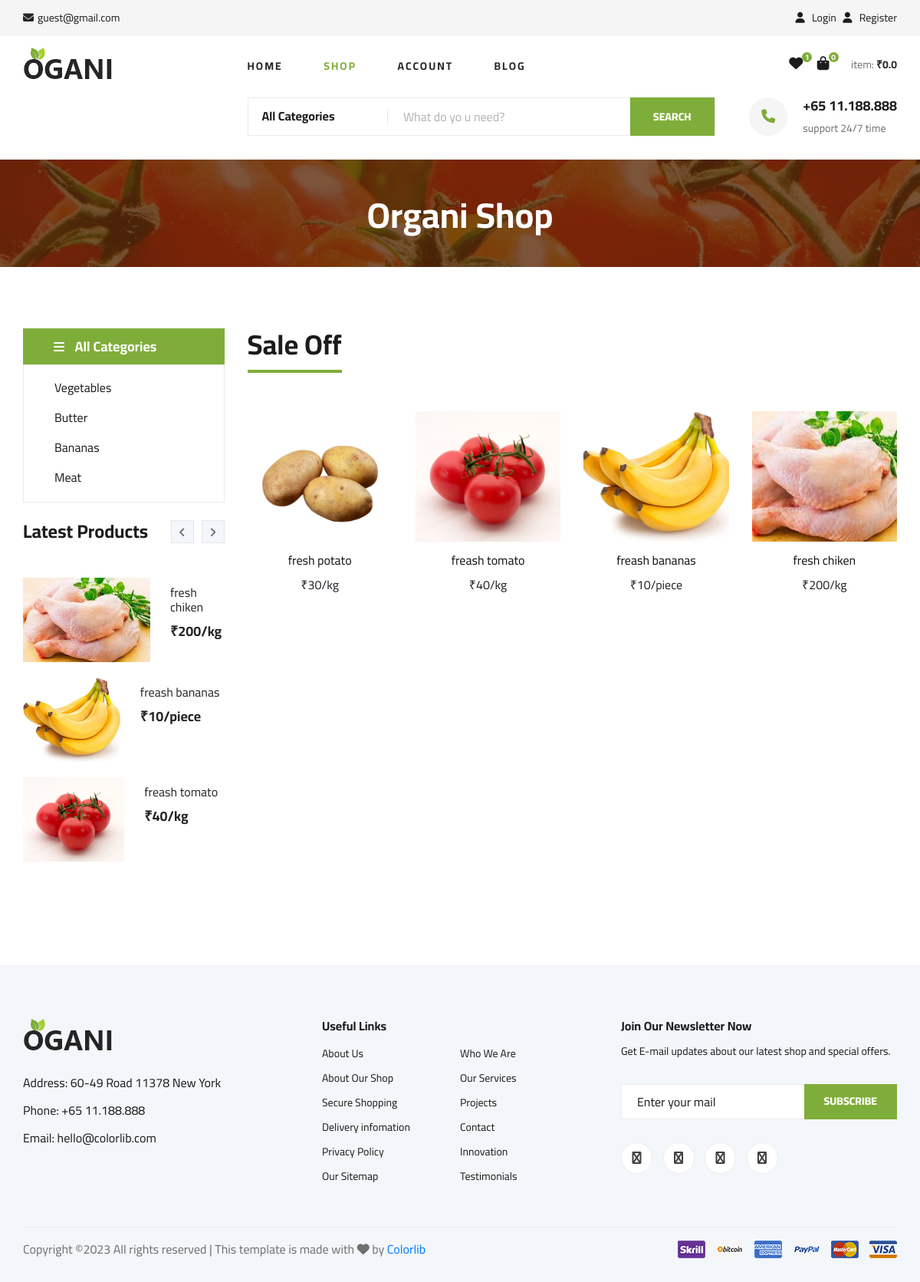
/shopping, run on the app's committed database.
### myapp/models.py (models this page shows, shortened)
class BaseModel(models.Model):
    uid=models.UUIDField(default=uuid.uuid4,unique=True,editable=False)
    created_at=models.DateField(auto_now_add=True)
    updated_at=models.DateField(auto_now=True)
    class Meta:
        abstract=True

class Category(BaseModel):
    category_name=models.CharField(max_length=100)

class Products(BaseModel):
    category=models.ForeignKey(Category,on_delete=models.CASCADE,related_name='products_category')
    product_name=models.CharField(max_length=100)
    product_title=models.CharField(max_length=100)
    product_slug=models.SlugField(unique=True,verbose_name='auto_slug_generated',blank=True)
    product_desc=models.CharField(max_length=200)
    product_price=models.IntegerField(default=0)
    product_qy=models.IntegerField(default=1)
    product_img=models.ImageField(upload_to='products')

class Quantity(BaseModel):
    product=models.OneToOneField(Products,on_delete=models.CASCADE,related_name='product_quantity')
    product_type=models.CharField(choices=Quan,max_length=100)

### myapp/views.py (the view)
# urls.py: path('shopping',shop,name='shopping'),
def shop(request):
    cat_obj=Category.objects.all()
    latest_productone=Products.objects.all().order_by('-id')[0:3]
    latest_product2=Products.objects.all().order_by('id')[0:3]
    product_objects=Products.objects.all()
    contex={
        'category_objs':cat_obj,
        'latest_productone':latest_productone,
        'latest_product2': latest_product2,
        'product_objects':product_objects,
    }
    return render(request,'shop-grid.html',contex)

### myapp/templates/shop-grid.html (shortened to what this page needs)
{% extends 'base.html' %}
{% block content %}
    <section class="hero hero-normal">
        <div class="container">
            <div class="row">
                <div class="col-lg-3">
                </div>
                <div class="col-lg-9">
                    <div class="hero__search">
                        <div class="hero__search__form">
                            <form action="#">
                                <div class="hero__search__categories">
                                    All Categories
                                </div>
                                <input type="text" placeholder="What do yo u need?">
                                <button type="submit" class="site-btn">SEARCH</button>
                            </form>
                        </div>
                        <div class="hero__search__phone">
                            <div class="hero__search__phone__icon">
                                <i class="fa fa-phone"></i>
                            </div>
                            <div class="hero__search__phone__text">
                                <h5>+65 11.188.888</h5>
                                <span>support 24/7 time</span>
                            </div>
                        </div>
                    </div>
                </div>
            </div>
        </div>
    </section>
    <section class="breadcrumb-section set-bg" data-setbg="static/img/breadcrumb.jpg">
        <div class="container">
            <div class="row">
                <div class="col-lg-12 text-center">
                    <div class="breadcrumb__text">
                        <h2>Organi Shop</h2>
                    </div>
                </div>
            </div>
        </div>
    </section>
    <section class="product spad">
        <div class="container">
            <div class="row">
                <div class="col-lg-3 col-md-5">
                    <div class="sidebar">
                        <div class="hero__categories">
                            <div class="hero__categories__all">
                                <i class="fa fa-bars"></i>
                                <span>All Categories</span>
                            </div>
                            <ul>
                                {% for category_obj in category_objs %}
                                <li><a href="shopping/{{category_obj.category_name}}">{{category_obj.category_name}}</a></li>
                                {% endfor %}
                            </ul>
                        </div>
                        <br>
                        <div class="sidebar__item">
                            <div class="latest-product__text">
                                <h4>Latest Products</h4>
                                <div class="latest-product__slider owl-carousel">
                                    <div class="latest-prdouct__slider__item">
                                        {% for product in  latest_productone %}
                                        <a href="#" class="latest-product__item">
                                            <div class="latest-product__item__pic">
                                                <img src="{{product.product_img.url}}" alt="">
                                            </div>
                                            <div class="latest-product__item__text">
                                                <h6>{{product.product_title}}</h6>
                                                <span>₹{{product.product_price}}/{{product.product_quantity.product_type}}</span>
                                            </div>
                                        </a>
                                        {% endfor %}
                                    </div>
                                </div>
                            </div>
                        </div>
                    </div>
                </div>
                <div class="col-lg-9 col-md-7">
                    <div class="product__discount">
                        <div class="section-title product__discount__title">
                            <h2>Sale Off</h2>
                        </div>
                        <div class="row">
                            {% for product_object in product_objects %}
                            <div class="col-lg-3 col-md-4 col-sm-4">
                                <div class="product__item">
                                    <div class="product__item__pic set-bg" data-setbg="{{product_object.product_img.url}}">
                                    </div>
                                    <div class="product__item__text">
                                        <h6>{{product_object.product_title}}</h6>
                                        <span>₹{{product_object.product_price}}/{{product_object.product_quantity.product_type}}</span>
                                    </div>
                                </div>
                            </div>
                            {% endfor %}
                        </div>
                    </div>
                </div>
            </div>
        </div>
    </section>
    {% endblock %}

### myapp/templates/base.html (shortened to what this page needs)
{% load static %}
<!DOCTYPE html>
<html lang="zxx">
<head>
    <link rel="stylesheet" href="{% static 'hi/css/bootstrap.min.css' %}" type="text/css">
    <link rel="stylesheet" href="{% static 'hi/css/font-awesome.min.css' %}" type="text/css">
    <link rel="stylesheet" href="{% static 'hi/css/elegant-icons.css' %}" type="text/css">
    <link rel="stylesheet" href="{% static 'hi/css/nice-select.css' %}" type="text/css">
    <link rel="stylesheet" href="{% static 'hi/css/jquery-ui.min.css' %}" type="text/css">
    <link rel="stylesheet" href="{% static 'hi/css/owl.carousel.min.css' %}" type="text/css">
    <link rel="stylesheet" href="{% static 'hi/css/slicknav.min.css' %}" type="text/css">
    <link rel="stylesheet" href="{% static 'hi/css/style.css' %}" type="text/css">
    <link rel="stylesheet" href="https://cdnjs.cloudflare.com/ajax/libs/font-awesome/6.4.2/css/all.min.css">
</head>
<body>
    <header class="header">
        <div class="header__top">
            <div class="container">
                <div class="row">
                    <div class="col-lg-6 col-md-6">
                        <div class="header__top__left">
                            {% if user.is_authenticated %}
                            <ul>
                                <li><i class="fa fa-envelope"></i> {{request.user.email}}</li>
                            </ul>
                            {% else %}
                            <ul>
                                <li><i class="fa fa-envelope"></i>guest@gmail.com</li>
                            </ul>
                            {% endif %}
                        </div>
                    </div>
                    <div class="col-lg-6 col-md-6">
                        <div class="header__top__right">
                           {% if not user.is_authenticated %}
                            <div class="header__top__right__auth">
                                <a href="{% url 'login' %}"><i class="fa fa-user"></i> Login</a>
                            </div>
                            <div class="header__top__right__auth" style="padding-left: 5px;">
                                <a href="{% url 'register' %}"><i class="fa fa-user"></i> Register</a>
                            </div>
                            {% else %}
                            <div class="header__top__right__auth">
                                <a href="{% url 'logout' %}"><i class="fa fa-user"></i> Logout</a>
                            </div>
                            {% endif %}
                        </div>
                    </div>
                </div>
            </div>
        </div>
        <div class="container">
            <div class="row">
                <div class="col-lg-3">
                    <div class="header__logo">
                        <a href="./index.html"><img src="{% static 'img/logo.png' %}" alt=""></a>
                    </div>
                </div>
                <div class="col-lg-6">
                    <nav class="header__menu">
                        {% with request.resolver_match.url_name as url_name %}
                        <ul>
                            <li class="{% if url_name == 'home' %}active{% endif %}"><a href="{% url 'home' %}">Home</a></li>
                            <li class="{% if url_name == 'shopping' %}active{% endif %}"><a href="{% url 'shopping' %}">Shop</a></li>
                            <li><a href="#">Account</a>
                            </li>
                            <li><a href="#">Blog</a></li>
                        </ul>
                        {% endwith %}
                    </nav>
                </div>
                <div class="col-lg-3">
                    <div class="header__cart">
                        <ul>
                            <li><a href="#"><i class="fa fa-heart"></i> <span>1</span></a></li>
                            <li><a href="{% url 'cart' %}"><i class="fa fa-shopping-bag"></i> <span>{% if request.user.cart_name.cart_item_name.count > 0 %}{{request.user.cart_name.cart_item_name.count}}{% else %}0{% endif %}</span></a></li>
                        </ul>
                        <div class="header__cart__price">item: <span>₹{% if request.user.cart_name.total_cart > 0 %}{{request.user.cart_name.total_cart}}{% else %}0.0{% endif %}</span></div>
                    </div>
                </div>
            </div>
        </div>
    </header>
    {% block content %}
    {% endblock %}
    <footer class="footer spad">
        <div class="container">
            <div class="row">
                <div class="col-lg-3 col-md-6 col-sm-6">
                    <div class="footer__about">
                        <div class="footer__about__logo">
                            <a href="./index.html"><img src="img/logo.png" alt=""></a>
                        </div>
                        <ul>
                            <li>Address: 60-49 Road 11378 New York</li>
                            <li>Phone: +65 11.188.888</li>
                            <li>Email: hello@colorlib.com</li>
                        </ul>
                    </div>
                </div>
                <div class="col-lg-4 col-md-6 col-sm-6 offset-lg-1">
                    <div class="footer__widget">
                        <h6>Useful Links</h6>
                        <ul>
                            <li><a href="#">About Us</a></li>
                            <li><a href="#">About Our Shop</a></li>
                            <li><a href="#">Secure Shopping</a></li>
                            <li><a href="#">Delivery infomation</a></li>
                            <li><a href="#">Privacy Policy</a></li>
                            <li><a href="#">Our Sitemap</a></li>
                        </ul>
                        <ul>
                            <li><a href="#">Who We Are</a></li>
                            <li><a href="#">Our Services</a></li>
                            <li><a href="#">Projects</a></li>
                            <li><a href="#">Contact</a></li>
                            <li><a href="#">Innovation</a></li>
                            <li><a href="#">Testimonials</a></li>
                        </ul>
                    </div>
                </div>
                <div class="col-lg-4 col-md-12">
                    <div class="footer__widget">
                        <h6>Join Our Newsletter Now</h6>
                        <p>Get E-mail updates about our latest shop and special offers.</p>
                        <form action="#">
                            <input type="text" placeholder="Enter your mail">
                            <button type="submit" class="site-btn">Subscribe</button>
                        </form>
                        <div class="footer__widget__social">
                            <a href="#"><i class="fa fa-facebook"></i></a>
                            <a href="#"><i class="fa fa-instagram"></i></a>
                            <a href="#"><i class="fa fa-twitter"></i></a>
                            <a href="#"><i class="fa fa-pinterest"></i></a>
                        </div>
                    </div>
                </div>
            </div>
            <div class="row">
                <div class="col-lg-12">
                    <div class="footer__copyright">
                        <div class="footer__copyright__text"><p>
  Copyright &copy;<script>document.write(new Date().getFullYear());</script> All rights reserved | This template is made with <i class="fa fa-heart" aria-hidden="true"></i> by <a href="https://colorlib.com" target="_blank">Colorlib</a>
  </p></div>
                        <div class="footer__copyright__payment"><img src="img/payment-item.png" alt=""></div>
                    </div>
                </div>
            </div>
        </div>
    </footer>
</body>
</html>

### myapp/templates/base.html (style rules this page uses)
.product__item__pic { height: 170px; }
.hero__categories__all:after { position: absolute; right: 18px; top: 9px; content:""; font-family: "ElegantIcons"; font-size: 18px; color: #ffffff; }

### data on the page
Category: category_name "Vegetables"
Category: category_name "Butter"
Category: category_name "Bananas"
Category: category_name "Meat"
Products: product_img (picture), product_title "fresh chiken", product_price "200", product_quantity.product_type "kg", shows a picture
Products: product_img (picture), product_title "freash bananas", product_price "10", product_quantity.product_type "piece", shows a picture
Products: product_img (picture), product_title "freash tomato", product_price "40", product_quantity.product_type "kg", shows a picture
Products: shows a picture, product_title "fresh potato", product_price "30", product_quantity.product_type "kg"
